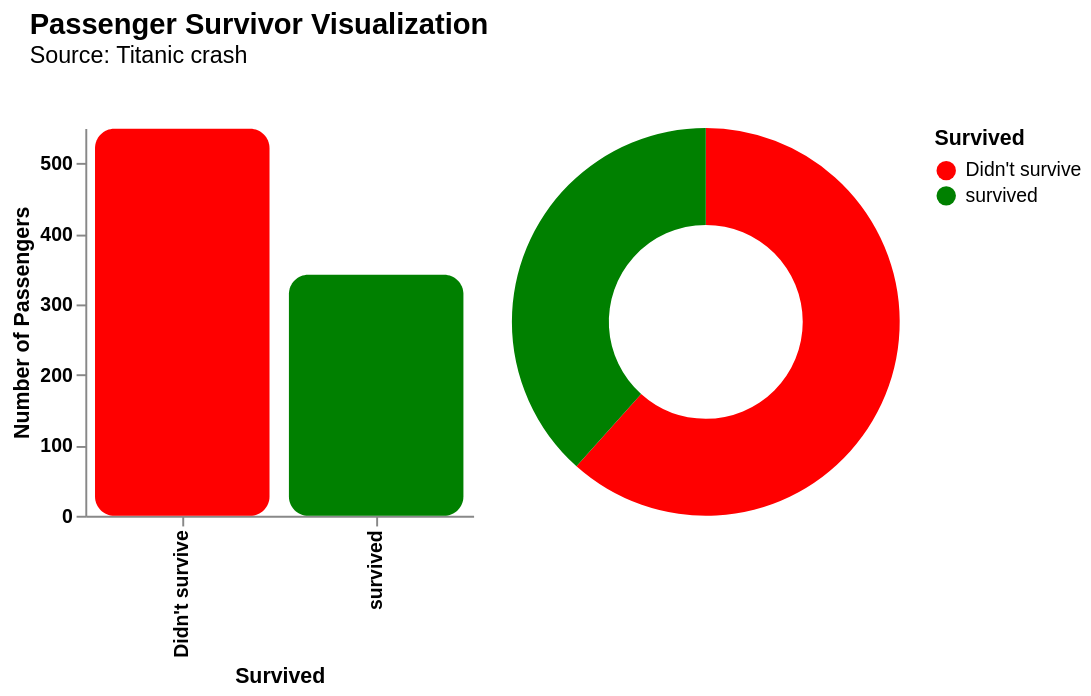

Notebook source saved alongside this figure:
### Code cell
graph.categorical_charts(
    x=TARGET_NAME, colors=SURVIVED_COLORS, subtitle=SUBTITLE, title=title
)

### Figure 1 — Vega-Lite specification as saved in the notebook (floating-point values rounded to 4 significant figures; data arrays with more than 128 entries replaced by an {"elided": "..."} marker saying what was removed)
{"config": {"view": {"continuousWidth": 300, "continuousHeight": 300, "stroke": null}}, "hconcat": [{"layer": [{"mark": {"type": "bar", "cornerRadius": 10}, "encoding": {"color": {"field": "Survived", "legend": {"orient": "right"}, "scale": {"range": ["green", "red"], "reverse": true}, "type": "nominal"}, "tooltip": [{"field": "Survived", "title": "Survived", "type": "nominal"}, {"aggregate": "count", "title": "Number of Passengers", "type": "quantitative"}], "x": {"axis": {"grid": false, "labelFontWeight": "bold"}, "field": "Survived", "title": "Survived", "type": "nominal"}, "y": {"aggregate": "count", "axis": {"grid": false, "labelFontWeight": "bold"}, "title": "Number of Passengers", "type": "quantitative"}}, "title": {"text": "", "fontSize": 18, "subtitle": "", "subtitleFontSize": 12}}, {"mark": {"type": "text", "align": "center", "baseline": "bottom", "color": "white", "dy": -5, "fontSize": 12, "fontWeight": "bold"}, "encoding": {"text": {"aggregate": "count", "type": "quantitative"}, "x": {"field": "Survived", "type": "nominal"}, "y": {"aggregate": "count", "type": "quantitative"}}}], "data": {"name": "data-7e2e2df871dcfa73e855ccb0d8ecd2dd"}, "height": 200, "width": 200}, {"data": {"name": "data-79ea642213572745dc2e81af3fa395d1"}, "mark": {"type": "arc", "innerRadius": 50}, "encoding": {"color": {"field": "Survived", "type": "nominal"}, "theta": {"field": "count", "type": "quantitative"}, "tooltip": [{"field": "Survived", "type": "nominal"}, {"field": "count", "format": ".2f", "title": "Percentage (%)", "type": "quantitative"}]}, "height": 200, "width": 200}], "title": {"text": "Passenger Survivor Visualization", "dx": 10, "dy": -10, "fontSize": 15, "subtitle": "Source: Titanic crash"}, "$schema": "https://vega.github.io/schema/vega-lite/v5.20.1.json", "datasets": {"data-7e2e2df871dcfa73e855ccb0d8ecd2dd": {"elided": "891 records"}, "data-79ea642213572745dc2e81af3fa395d1": [{"Survived": "Didn't survive", "count": 61.62}, {"Survived": "survived", "count": 38.38}]}}
